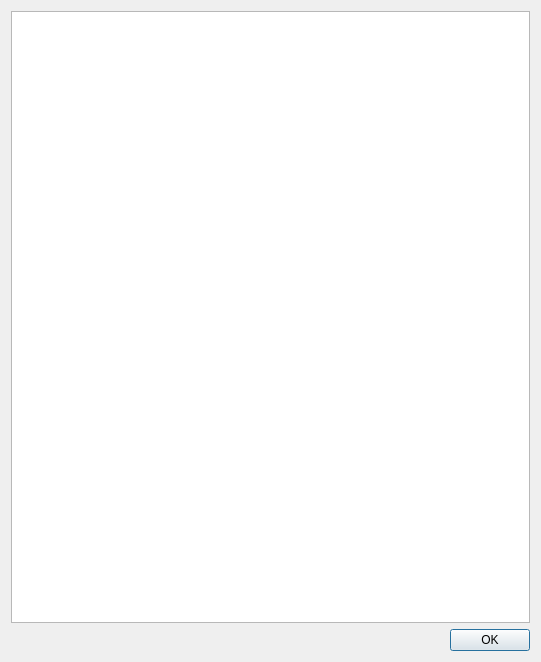
<?xml version="1.0" encoding="UTF-8"?>
<ui version="4.0">
 <class>HIPSPropertiesDialog</class>
 <widget class="QDialog" name="HIPSPropertiesDialog">
  <property name="geometry">
   <rect>
    <x>0</x>
    <y>0</y>
    <width>541</width>
    <height>662</height>
   </rect>
  </property>
  <property name="windowTitle">
   <string>Properties</string>
  </property>
  <layout class="QVBoxLayout" name="verticalLayout_2">
   <item>
    <layout class="QVBoxLayout" name="verticalLayout">
     <item>
      <widget class="QTextBrowser" name="textBrowser">
       <property name="font">
        <font>
         <pointsize>9</pointsize>
         <weight>50</weight>
         <bold>false</bold>
        </font>
       </property>
      </widget>
     </item>
    </layout>
   </item>
   <item>
    <layout class="QHBoxLayout" name="horizontalLayout">
     <item>
      <spacer name="horizontalSpacer">
       <property name="orientation">
        <enum>Qt::Horizontal</enum>
       </property>
       <property name="sizeHint" stdset="0">
        <size>
         <width>40</width>
         <height>20</height>
        </size>
       </property>
      </spacer>
     </item>
     <item>
      <widget class="QPushButton" name="pushButton">
       <property name="text">
        <string>OK</string>
       </property>
      </widget>
     </item>
    </layout>
   </item>
  </layout>
 </widget>
 <resources/>
 <connections/>
</ui>
